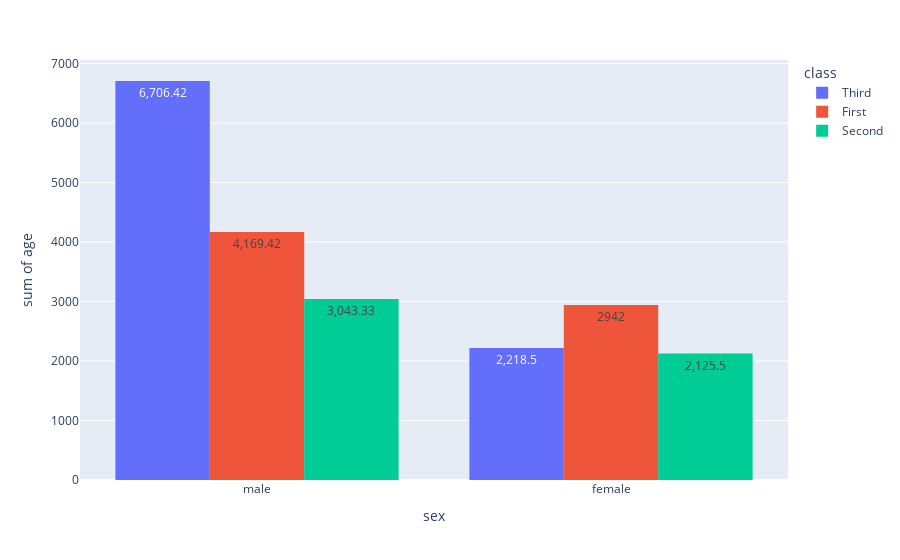

Notebook cell for this chart:
### Markdown cell above
---

### Code cell
fig = px.histogram(boat, x="sex", y="age", color="class", barmode='group', text_auto=True)
fig.show()

### Figure 1 — Plotly figure (JSON) as saved in the notebook; plotly's stock layout.template omitted (floating-point values rounded to 4 significant figures; data arrays with more than 128 entries replaced by an {"elided": "..."} marker saying what was removed)
{"data": [{"alignmentgroup": "True", "bingroup": "x", "histfunc": "sum", "hovertemplate": "class=Third<br>sex=%{x}<br>sum of age=%{y}<extra></extra>", "legendgroup": "Third", "marker": {"color": "#636efa", "pattern": {"shape": ""}}, "name": "Third", "offsetgroup": "Third", "orientation": "v", "showlegend": true, "texttemplate": "%{value}", "type": "histogram", "x": {"elided": "491 str values"}, "xaxis": "x", "y": {"elided": "491 float values"}, "yaxis": "y"}, {"alignmentgroup": "True", "bingroup": "x", "histfunc": "sum", "hovertemplate": "class=First<br>sex=%{x}<br>sum of age=%{y}<extra></extra>", "legendgroup": "First", "marker": {"color": "#EF553B", "pattern": {"shape": ""}}, "name": "First", "offsetgroup": "First", "orientation": "v", "showlegend": true, "texttemplate": "%{value}", "type": "histogram", "x": {"elided": "216 str values"}, "xaxis": "x", "y": {"elided": "216 float values"}, "yaxis": "y"}, {"alignmentgroup": "True", "bingroup": "x", "histfunc": "sum", "hovertemplate": "class=Second<br>sex=%{x}<br>sum of age=%{y}<extra></extra>", "legendgroup": "Second", "marker": {"color": "#00cc96", "pattern": {"shape": ""}}, "name": "Second", "offsetgroup": "Second", "orientation": "v", "showlegend": true, "texttemplate": "%{value}", "type": "histogram", "x": {"elided": "184 str values"}, "xaxis": "x", "y": {"elided": "184 float values"}, "yaxis": "y"}], "layout": {"barmode": "group", "legend": {"title": {"text": "class"}, "tracegroupgap": 0}, "margin": {"t": 60}, "xaxis": {"anchor": "y", "domain": [0, 1], "title": {"text": "sex"}}, "yaxis": {"anchor": "x", "domain": [0, 1], "title": {"text": "sum of age"}}}}
